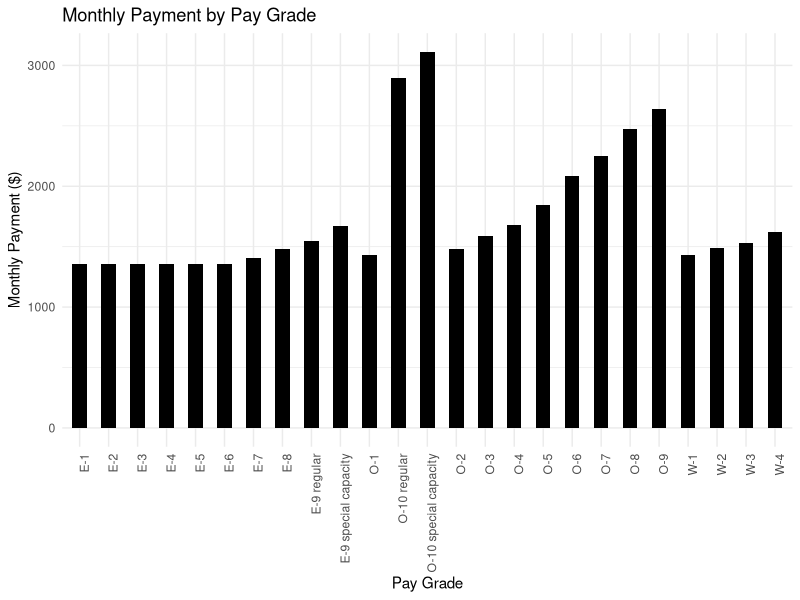
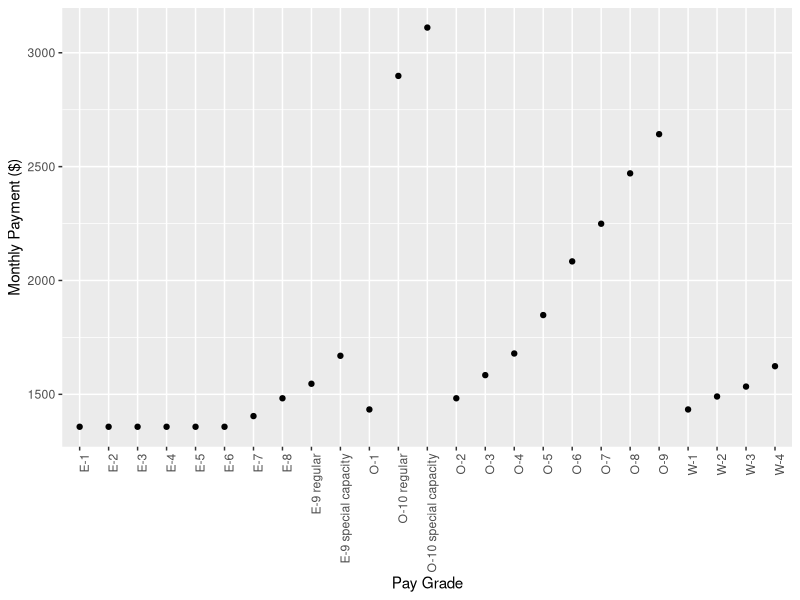

These figures' R source, in order:
## ---- chunk 1
library(ggplot2)


pay_grades <- c("E-1", "E-2", "E-3", "E-4", "E-5", "E-6", "E-7", "E-8", "E-9 regular", "E-9 special capacity",
                "W-1", "W-2", "W-3", "W-4",
                "O-1", "O-2", "O-3", "O-4", "O-5", "O-6", "O-7", "O-8", "O-9", "O-10 regular", "O-10 special capacity")
monthly_payments <- c(1357.56, 1357.56, 1357.56, 1357.56, 1357.56, 1357.56, 1404.49, 1482.72, 1546.40, 1669.31,
                      1433.56, 1490.53, 1534.11, 1623.49,
                      1433.56, 1482.72, 1584.38, 1679.35, 1848.08, 2083.85, 2249.19, 2470.44, 2642.50, 2898.37, 3110.67)


pay_data <- data.frame(pay_grades, monthly_payments)


ggplot(pay_data, aes(x = pay_grades, y = monthly_payments)) +
  geom_bar(stat = "identity", fill = "black", width = 0.5) +
  labs(x = "Pay Grade", y = "Monthly Payment ($)", title = "Monthly Payment by Pay Grade") +
  theme_minimal() +
  theme(axis.text.x = element_text(angle = 90, hjust = 1))

## ---- chunk 2
data <- data.frame(
  Pay_Grade = c("E-1", "E-2", "E-3", "E-4", "E-5", "E-6", "E-7", "E-8", "E-9 regular", "E-9 special capacity",
                "W-1", "W-2", "W-3", "W-4",
                "O-1", "O-2", "O-3", "O-4", "O-5", "O-6", "O-7", "O-8", "O-9", "O-10 regular", "O-10 special capacity"),
  Monthly_Payment = c(1357.56, 1357.56, 1357.56, 1357.56, 1357.56, 1357.56, 1404.49, 1482.72, 1546.40, 1669.31,
                      1433.56, 1490.53, 1534.11, 1623.49,
                      1433.56, 1482.72, 1584.38, 1679.35, 1848.08, 2083.85, 2249.19, 2470.44, 2642.50, 2898.37, 3110.67)
)


library(ggplot2)

ggplot(data, aes(x = Pay_Grade, y = Monthly_Payment)) +
  geom_point() +
  labs(x = "Pay Grade", y = "Monthly Payment ($)") +
  theme(axis.text.x = element_text(angle = 90, hjust = 1))
